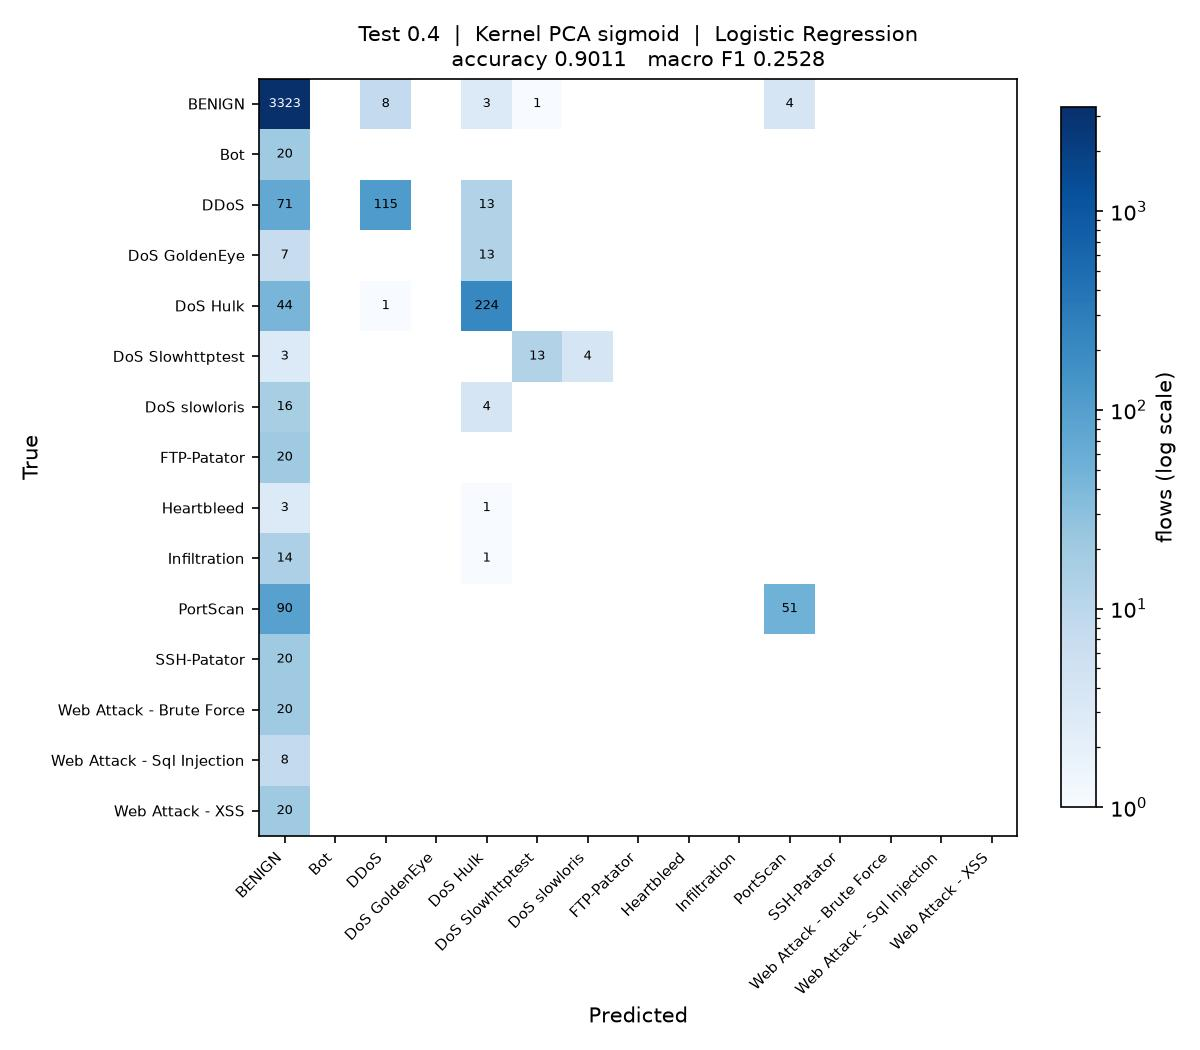

Recreate this plot in Python.
"""
Test_0.4_DR_SIG_LR

Test size 0.4  |  Kernel PCA (sigmoid)  |  Logistic Regression  (reference sheet #2)

Note: taken in place of sheet #1 Linear Regression, which is a regressor and cannot classify.

Run on its own:

    python Test_0.4_DR_SIG_LR.py

Writes Test_0.4_DR_SIG_LR.jpg (confusion matrix) and appends one row to
results/75_runs.csv.
"""

import os
import sys
import time
import warnings
from pathlib import Path

import matplotlib
matplotlib.use("Agg")
import matplotlib.pyplot as plt
import numpy as np
import pandas as pd
from sklearn.decomposition import KernelPCA
from sklearn.impute import SimpleImputer
from sklearn.metrics import (accuracy_score, confusion_matrix, f1_score,
                             precision_score, recall_score)
from sklearn.model_selection import train_test_split
from sklearn.preprocessing import LabelEncoder, StandardScaler
from sklearn.linear_model import LogisticRegression

sys.path.insert(0, str(Path(__file__).resolve().parent.parent))
from common import load_sample                      # noqa: E402

warnings.filterwarnings("ignore")

# ----- this run -------------------------------------------------------------
TEST_SIZE = 0.4
KERNEL = "sigmoid"
CLASSIFIER = "LR"
N_COMPONENTS = 15
# ----------------------------------------------------------------------------

SEED = 0
N_JOBS = max(1, (os.cpu_count() or 2) // 2)
STEM = "Test_0.4_DR_SIG_LR"
HERE = Path(__file__).resolve().parent
RESULTS = HERE.parent / "results"


def main():
    t0 = time.time()
    df = load_sample(10000, 50, SEED)
    y = LabelEncoder().fit_transform(df["Label"])
    X = df.drop(columns=["Label", "Day"])
    classes = sorted(df["Label"].unique())
    print(f"{len(df):,} flows, {X.shape[1]} features, {len(classes)} classes")

    X_train, X_test, y_train, y_test = train_test_split(
        X, y, test_size=TEST_SIZE, random_state=SEED, stratify=y)

    # mean imputation and scaling, fitted on the training split only
    imputer = SimpleImputer(strategy="mean").fit(X_train)
    scaler = StandardScaler().fit(imputer.transform(X_train))
    X_train = scaler.transform(imputer.transform(X_train))
    X_test = scaler.transform(imputer.transform(X_test))

    # dimensionality reduction: Kernel PCA, fitted on the training split only.
    # arpack keeps the largest positive eigenvalues; the randomized solver ranks
    # them by magnitude and fails on the sigmoid kernel, which is not PSD.
    kpca = KernelPCA(n_components=N_COMPONENTS, kernel=KERNEL,
                     eigen_solver="arpack", random_state=SEED, n_jobs=N_JOBS)
    X_train = kpca.fit_transform(X_train)
    X_test = kpca.transform(X_test)
    print(f"Kernel PCA ({KERNEL}): {X_train.shape[1]} components")

    classifier = LogisticRegression(max_iter=2000, random_state=SEED)
    classifier.fit(X_train, y_train)
    y_pred = classifier.predict(X_test)

    acc = accuracy_score(y_test, y_pred)
    pre = precision_score(y_test, y_pred, average="macro", zero_division=0)
    rec = recall_score(y_test, y_pred, average="macro", zero_division=0)
    f1 = f1_score(y_test, y_pred, average="macro", zero_division=0)
    pre_w = precision_score(y_test, y_pred, average="weighted", zero_division=0)
    rec_w = recall_score(y_test, y_pred, average="weighted", zero_division=0)
    f1_w = f1_score(y_test, y_pred, average="weighted", zero_division=0)

    print(f"Accuracy  : {acc:.4f}")
    print(f"Precision : {pre:.4f}")
    print(f"Recall    : {rec:.4f}")
    print(f"F1 Score  : {f1:.4f}")

    # confusion matrix image, named to match this script
    cm = confusion_matrix(y_test, y_pred, labels=range(len(classes)))
    fig, ax = plt.subplots(figsize=(8, 7))
    im = ax.imshow(cm, cmap="Blues", norm=matplotlib.colors.LogNorm(vmin=1))
    ax.set_xticks(range(len(classes)), classes, rotation=45, ha="right", fontsize=7)
    ax.set_yticks(range(len(classes)), classes, fontsize=7)
    ax.set_xlabel("Predicted")
    ax.set_ylabel("True")
    ax.set_title(f"Test {TEST_SIZE}  |  Kernel PCA {KERNEL}  |  Logistic Regression\n"
                 f"accuracy {acc:.4f}   macro F1 {f1:.4f}", fontsize=10)
    for i in range(len(classes)):
        for j in range(len(classes)):
            if cm[i, j]:
                ax.text(j, i, cm[i, j], ha="center", va="center", fontsize=6,
                        color="white" if cm[i, j] > cm.max() / 3 else "black")
    fig.colorbar(im, ax=ax, fraction=0.04, label="flows (log scale)")
    fig.tight_layout()
    fig.savefig(HERE / f"{STEM}.jpg", dpi=150)
    plt.close(fig)

    # one row appended to the shared results table
    RESULTS.mkdir(exist_ok=True)
    row = {"Test": TEST_SIZE, "DR": "SIG", "Clas": CLASSIFIER,
           "Acc": round(acc, 4), "Pre": round(pre, 4), "Rec": round(rec, 4),
           "F1": round(f1, 4),
           "Pre_weighted": round(pre_w, 4), "Rec_weighted": round(rec_w, 4),
           "F1_weighted": round(f1_w, 4),
           "n_components": N_COMPONENTS, "seconds": round(time.time() - t0, 1),
           "script": STEM}
    out = RESULTS / "75_runs.csv"
    old = pd.read_csv(out).to_dict("records") if out.exists() else []
    old = [r for r in old if r.get("script") != STEM]
    pd.DataFrame(old + [row]).to_csv(out, index=False)
    print(f"saved {STEM}.jpg and appended to results/75_runs.csv "
          f"({time.time() - t0:.0f}s)")


if __name__ == "__main__":
    main()
